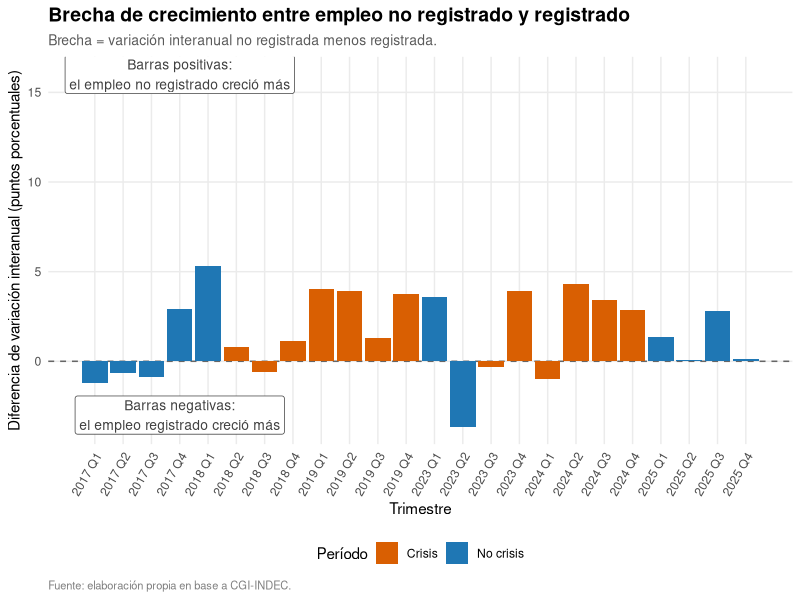
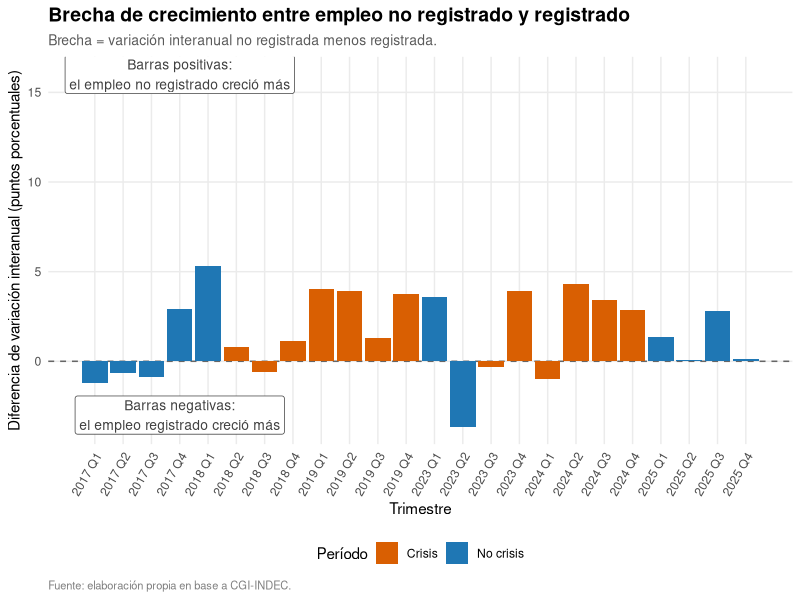

Generate these figures, in order, with R:
#Gráfico exploratorio: brecha de crecimiento del empleo
#correr librerias
library(tidyverse)

base_empleo_final <- read_csv("input/base_empleo_final.csv")

# Construimos una medida de brecha porque la hipótesis compara directamente
# si el empleo no registrado crece más que el empleo registrado en cada trimestre.

base_brecha <- base_empleo_final %>%
  filter(
    !is.na(var_ia_puestos_ar),
    !is.na(var_ia_puestos_anr),
    !anio %in% c(2021, 2022)
  ) %>%
  mutate(
    brecha_var_ia = var_ia_puestos_anr - var_ia_puestos_ar,
    periodo = case_when(
      periodo == "crisis" ~ "Crisis",
      periodo == "no_crisis" ~ "No crisis"
    )
  ) %>%
  arrange(anio, trimestre_num) %>%
  mutate(
    trimestre = factor(trimestre, levels = trimestre),
    posicion_trimestre = row_number()
  )

# Usamos un gráfico de barras porque permite ver rápidamente en qué trimestres 
# la brecha fue positiva o negativa respecto del empleo registrado.
grafico_exploratorio <- ggplot(
  base_brecha,
  aes(
    x = posicion_trimestre,
    y = brecha_var_ia,
    fill = periodo
  )
) +
  geom_hline(
    yintercept = 0,
    linetype = "dashed",
    color = "gray40"
  ) +
  geom_col() +
  annotate(
    "label",
    x = 4,
    y = 16,
    label = "Barras positivas:\nel empleo no registrado creció más",
    size = 3.5,
    fill = "white",
    color = "gray25",
    linewidth = 0.3
  ) +
  annotate(
    "label",
    x = 4,
    y = -3,
    label = "Barras negativas:\nel empleo registrado creció más",
    size = 3.5,
    fill = "white",
    color = "gray25",
    linewidth = 0.3
  ) +
  scale_x_continuous(
    breaks = base_brecha$posicion_trimestre,
    labels = base_brecha$trimestre
  ) +
  labs(
    title = "Brecha de crecimiento entre empleo no registrado y registrado",
    subtitle = "Brecha = variación interanual no registrada menos registrada.",
    x = "Trimestre",
    y = "Diferencia de variación interanual (puntos porcentuales)",
    fill = "Período",
    caption = "Fuente: elaboración propia en base a CGI-INDEC."
  ) +
  scale_fill_manual(
    values = c(
      "No crisis" = "#1F77B4",
      "Crisis" = "#D95F02"
    )
  ) +
  theme_minimal() +
  theme(
    plot.title = element_text(face = "bold", size = 14),
    plot.subtitle = element_text(size = 10, color = "gray35"),
    plot.caption = element_text(size = 8, color = "gray50", hjust = 0),
    legend.position = "bottom",
    panel.grid.minor = element_blank(),
    axis.text.x = element_text(angle = 60, hjust = 1)
  )

grafico_exploratorio

#guardamos el gráfico
ggsave(
  "output/graficos/grafico_exploratorio_brecha.png",
  plot = grafico_exploratorio,
  width = 11,
  height = 6
)
